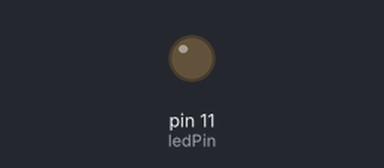
The sketch below on a simulated Arduino Uno, built with avr-gcc and run on an emulated ATmega328P. Shown: output pins drawn as LEDs (lit = HIGH).

Above: at 0.05 s.
At 1.4 s:
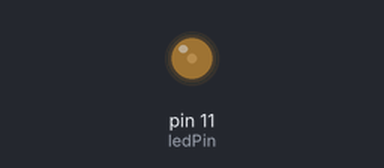
At 3.4 s:
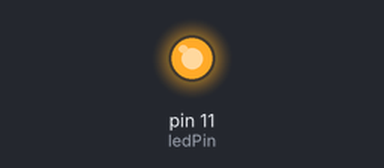
Timing chart, 0 to 8.5 s (numbered marks = the images above):
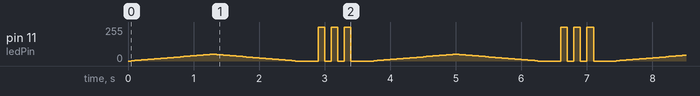

The sketch:

BlinkingLED.ino
```cpp
// TEST PROGRAMME
// BLINKING LED ONBBORAD

int ledPin = 11;

void setup()
{
  pinMode(ledPin,OUTPUT);
  analogWrite(ledPin,0);
}

void loop()
{
  int a =0;
  for(a=0;a<=50;a)
  {
    analogWrite(ledPin,a);
    delay(50);
    a+=2;
  }
    for(a=50;a>=0;a)
  {
    analogWrite(ledPin,a);
    delay(50);
    a-=2;
  }
  delay(300);

  digitalWrite(ledPin, HIGH);
  delay(100);
  digitalWrite(ledPin, LOW);
  delay(100);
  digitalWrite(ledPin, HIGH);
  delay(100);
  digitalWrite(ledPin, LOW);
  delay(100);
  digitalWrite(ledPin, HIGH);
  delay(100);
  digitalWrite(ledPin, LOW);
  delay(300);
}
```

Measured:
- by itself, pin 11 (ledPin): moves between 0/255 and 255/255, repeating every 3.7 s
